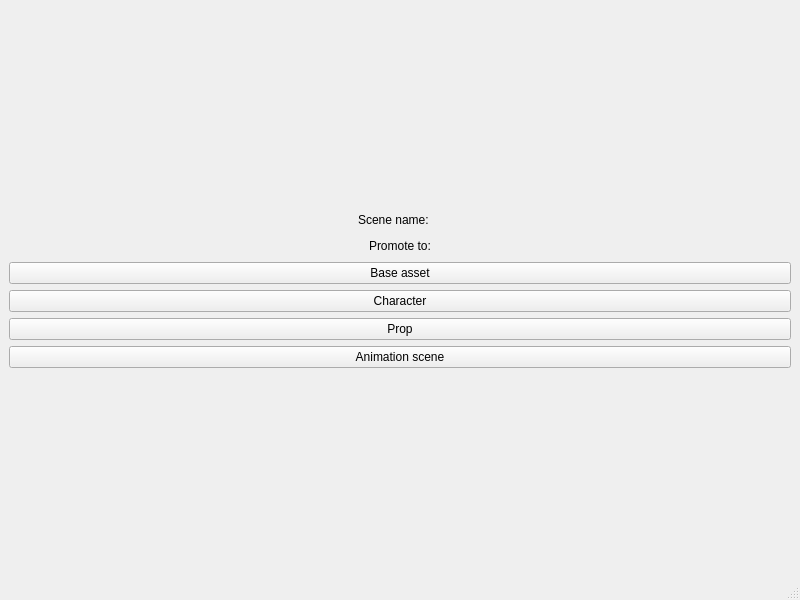
<?xml version="1.0" encoding="UTF-8"?>
<ui version="4.0">
 <class>MainWindow</class>
 <widget class="QMainWindow" name="MainWindow">
  <property name="geometry">
   <rect>
    <x>0</x>
    <y>0</y>
    <width>800</width>
    <height>600</height>
   </rect>
  </property>
  <property name="windowTitle">
   <string>MainWindow</string>
  </property>
  <widget class="QWidget" name="centralwidget">
   <layout class="QHBoxLayout" name="horizontalLayout_3">
    <item>
     <layout class="QVBoxLayout" name="verticalLayout">
      <item>
       <spacer name="verticalSpacer_2">
        <property name="orientation">
         <enum>Qt::Vertical</enum>
        </property>
        <property name="sizeHint" stdset="0">
         <size>
          <width>20</width>
          <height>40</height>
         </size>
        </property>
       </spacer>
      </item>
      <item>
       <layout class="QHBoxLayout" name="horizontalLayout_2">
        <item>
         <spacer name="horizontalSpacer_3">
          <property name="orientation">
           <enum>Qt::Horizontal</enum>
          </property>
          <property name="sizeHint" stdset="0">
           <size>
            <width>40</width>
            <height>20</height>
           </size>
          </property>
         </spacer>
        </item>
        <item>
         <widget class="QLabel" name="label_2">
          <property name="text">
           <string>Scene name:</string>
          </property>
         </widget>
        </item>
        <item>
         <spacer name="horizontalSpacer_4">
          <property name="orientation">
           <enum>Qt::Horizontal</enum>
          </property>
          <property name="sizeHint" stdset="0">
           <size>
            <width>40</width>
            <height>20</height>
           </size>
          </property>
         </spacer>
        </item>
        <item>
         <widget class="QLabel" name="label_3">
          <property name="text">
           <string/>
          </property>
         </widget>
        </item>
       </layout>
      </item>
      <item>
       <layout class="QHBoxLayout" name="horizontalLayout">
        <item>
         <spacer name="horizontalSpacer">
          <property name="orientation">
           <enum>Qt::Horizontal</enum>
          </property>
          <property name="sizeHint" stdset="0">
           <size>
            <width>40</width>
            <height>20</height>
           </size>
          </property>
         </spacer>
        </item>
        <item>
         <widget class="QLabel" name="label">
          <property name="text">
           <string>Promote to:</string>
          </property>
         </widget>
        </item>
        <item>
         <spacer name="horizontalSpacer_2">
          <property name="orientation">
           <enum>Qt::Horizontal</enum>
          </property>
          <property name="sizeHint" stdset="0">
           <size>
            <width>40</width>
            <height>20</height>
           </size>
          </property>
         </spacer>
        </item>
       </layout>
      </item>
      <item>
       <widget class="QPushButton" name="base_asset_btn">
        <property name="text">
         <string>Base asset</string>
        </property>
       </widget>
      </item>
      <item>
       <widget class="QPushButton" name="character_btn">
        <property name="text">
         <string>Character</string>
        </property>
       </widget>
      </item>
      <item>
       <widget class="QPushButton" name="prop_btn">
        <property name="text">
         <string>Prop</string>
        </property>
       </widget>
      </item>
      <item>
       <widget class="QPushButton" name="animation_scene_btn">
        <property name="text">
         <string>Animation scene</string>
        </property>
       </widget>
      </item>
      <item>
       <spacer name="verticalSpacer">
        <property name="orientation">
         <enum>Qt::Vertical</enum>
        </property>
        <property name="sizeHint" stdset="0">
         <size>
          <width>20</width>
          <height>40</height>
         </size>
        </property>
       </spacer>
      </item>
     </layout>
    </item>
   </layout>
  </widget>
  <widget class="QMenuBar" name="menubar">
   <property name="geometry">
    <rect>
     <x>0</x>
     <y>0</y>
     <width>800</width>
     <height>18</height>
    </rect>
   </property>
  </widget>
  <widget class="QStatusBar" name="statusbar"/>
 </widget>
 <resources/>
 <connections/>
</ui>
